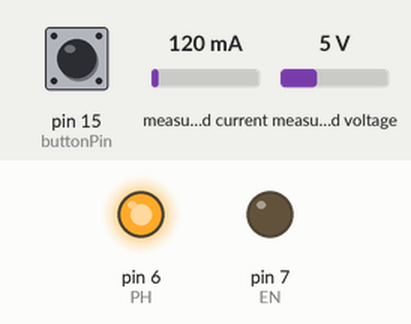
Bench run of a sketch on a simulated Arduino Uno, built with avr-gcc and run on an emulated ATmega328P. Shown: output pins drawn as LEDs (lit = HIGH). Dashed ring = blinking. The inputs (shaded band) are chosen by the test bench; at power-on: pin 15 (buttonPin) LOW, measured current 120 mA, measured voltage 5 V. What the sketch prints to the serial monitor is not drawn.

Above: at 1.2 s.
1.3 s: pin 15 (buttonPin) pulled HIGH for 3.2 s
At 1.9 s:
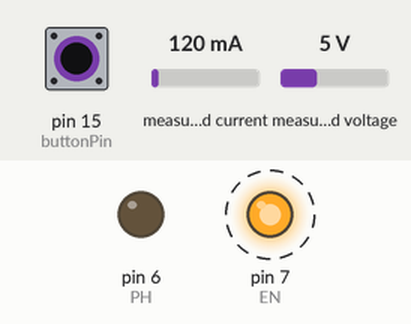
9.1 s: pin 15 (buttonPin) pulled HIGH for 0.6 s
At 10.6 s:
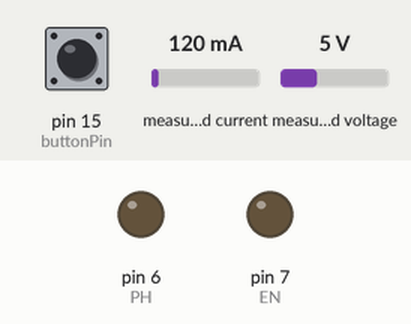
11.2 s: measured current set to 55 mA
12.7 s: measured current set to 65 mA
Timing chart, 0 to 15.3 s (numbered marks = the images above; inputs shaded):
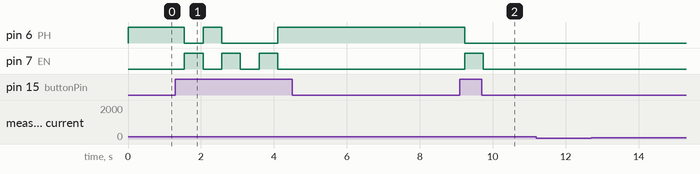

Measured:
- after the input at 1.3 s, pin 6 (PH): HIGH → LOW after 0.25 s, → HIGH 0.51 s later, → LOW 0.51 s later, → HIGH 1.5 s later; pin 7 (EN): alternates HIGH for 0.51 s and LOW for 0.51 s, 6 changes in all, then stays LOW, starting after 0.25 s
- after the input at 9.1 s, pin 6 (PH): HIGH → LOW after 0.13 s; pin 7 (EN): LOW → HIGH after 0.13 s, → LOW 0.51 s later
- after the input at 11.2 s, every drawn part: stays the same
- after the input at 12.7 s, every drawn part: stays the same

The sketch:

MedicalDeviceFull_NewHBridge.ino
```cpp
#include <Wire.h>
#include <Adafruit_INA219.h>

Adafruit_INA219 ina219;

enum states {
  STANDBY,
  CUTTING,
  REMOVAL,
  EXITING
};

enum states deviceState;

const float stallCurrent = 61;

const int buttonPin = 15;

const int EN = 7; // analog
const int PH = 6; //digital
int button = 0;
void setup() {
  // put your setup code here, to run once:
  pinMode(button, INPUT);

  pinMode(EN, OUTPUT);
  pinMode(PH, OUTPUT);

  deviceState = STANDBY;
  analogWrite(EN, 0); // this will brake, regardless of what ph is
  digitalWrite(PH, HIGH);
  Serial.begin(115200);
  while (!Serial) {
      delay(1);
  }
  ina219.begin();
}


void loop() {
float shuntvoltage = 0;
float busvoltage = 0;
float current_mA = 0;
float loadvoltage = 0;
float power_mW = 0;

shuntvoltage = ina219.getShuntVoltage_mV();
busvoltage = ina219.getBusVoltage_V();
current_mA = ina219.getCurrent_mA();
power_mW = ina219.getPower_mW();
loadvoltage = busvoltage + (shuntvoltage / 1000);

Serial.print("Bus Voltage: "); Serial.print(busvoltage); Serial.println(" V");
Serial.print("Shunt Voltage: "); Serial.print(shuntvoltage); Serial.println(" mV");
Serial.print("Load Voltage: "); Serial.print(loadvoltage); Serial.println(" V");
Serial.print("Current: "); Serial.print(current_mA); Serial.println(" mA");
Serial.print("Power: "); Serial.print(power_mW); Serial.println(" mW");
Serial.println("");
  // put your main code here, to run repeatedly:
   button = digitalRead(buttonPin);
   if(deviceState == STANDBY){
    if(button == HIGH){
      deviceState = CUTTING;
      analogWrite(EN, 255);
      digitalWrite(PH, LOW);
    }
  }
  else if(deviceState == CUTTING){
    if(current_mA >= stallCurrent){
      analogWrite(EN, 0);
      digitalWrite(PH, HIGH);
      deviceState = REMOVAL;
    }
  }

  else if(deviceState == REMOVAL){
    if(button == HIGH){
      deviceState = EXITING;
      analogWrite(EN, 255);
      digitalWrite(PH, LOW);
    }
  }

  else if(deviceState == EXITING){
    if(current_mA >= stallCurrent){
      analogWrite(EN, 0);
      digitalWrite(PH, LOW);
      deviceState = STANDBY;
    }
  }
   Serial.print(button);

   delay(500);
}
```
